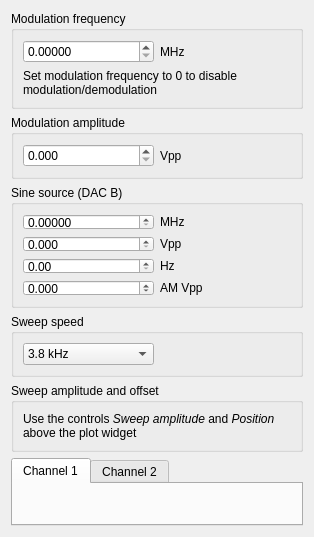
<?xml version="1.0" encoding="UTF-8"?>
<ui version="4.0">
 <class>Form</class>
 <widget class="QWidget" name="Form">
  <property name="enabled">
   <bool>true</bool>
  </property>
  <property name="geometry">
   <rect>
    <x>0</x>
    <y>0</y>
    <width>314</width>
    <height>496</height>
   </rect>
  </property>
  <property name="windowTitle">
   <string>Form</string>
  </property>
  <layout class="QVBoxLayout" name="verticalLayout">
   <item>
    <widget class="QGroupBox" name="modulation_frequency_group">
     <property name="title">
      <string>Modulation frequency</string>
     </property>
     <layout class="QVBoxLayout" name="verticalLayout_5">
      <item>
       <layout class="QHBoxLayout" name="horizontalLayout_6">
        <item>
         <widget class="CustomDoubleSpinBoxNoSign" name="modulationFrequencySpinBox">
          <property name="decimals">
           <number>5</number>
          </property>
         </widget>
        </item>
        <item>
         <widget class="QLabel" name="label_5">
          <property name="text">
           <string>MHz</string>
          </property>
         </widget>
        </item>
       </layout>
      </item>
      <item>
       <widget class="QLabel" name="label_3">
        <property name="text">
         <string>Set modulation frequency to 0 to disable modulation/demodulation</string>
        </property>
        <property name="wordWrap">
         <bool>true</bool>
        </property>
       </widget>
      </item>
     </layout>
    </widget>
   </item>
   <item>
    <widget class="QGroupBox" name="modulation_amplitude_group">
     <property name="title">
      <string>Modulation amplitude</string>
     </property>
     <layout class="QVBoxLayout" name="verticalLayout_2">
      <item>
       <layout class="QHBoxLayout" name="horizontalLayout_2">
        <item>
         <widget class="CustomDoubleSpinBoxNoSign" name="modulationAmplitudeSpinBox">
          <property name="decimals">
           <number>3</number>
          </property>
          <property name="maximum">
           <double>2.000000000000000</double>
          </property>
          <property name="singleStep">
           <double>0.100000000000000</double>
          </property>
         </widget>
        </item>
        <item>
         <widget class="QLabel" name="label">
          <property name="text">
           <string>Vpp</string>
          </property>
         </widget>
        </item>
       </layout>
      </item>
     </layout>
    </widget>
   </item>
   <item>
    <widget class="QGroupBox" name="sine_source_group">
     <property name="title">
      <string>Sine source (DAC B)</string>
     </property>
     <layout class="QVBoxLayout" name="verticalLayout_6">
      <item>
       <layout class="QHBoxLayout" name="horizontalLayout_7">
        <item>
         <widget class="CustomDoubleSpinBoxNoSign" name="sineSourceFrequencySpinBox">
          <property name="decimals">
           <number>5</number>
          </property>
         </widget>
        </item>
        <item>
         <widget class="QLabel" name="label_6">
          <property name="text">
           <string>MHz</string>
          </property>
         </widget>
        </item>
       </layout>
      </item>
      <item>
       <layout class="QHBoxLayout" name="horizontalLayout_8">
        <item>
         <widget class="CustomDoubleSpinBoxNoSign" name="sineSourceAmplitudeSpinBox">
          <property name="decimals">
           <number>3</number>
          </property>
          <property name="maximum">
           <double>2.000000000000000</double>
          </property>
          <property name="singleStep">
           <double>0.100000000000000</double>
          </property>
         </widget>
        </item>
        <item>
         <widget class="QLabel" name="label_7">
          <property name="text">
           <string>Vpp</string>
          </property>
         </widget>
        </item>
       </layout>
      </item>
      <item>
       <layout class="QHBoxLayout" name="horizontalLayout_9">
       <item>
        <widget class="CustomDoubleSpinBoxNoSign" name="sineSourceAmFrequencySpinBox">
         <property name="decimals">
           <number>2</number>
          </property>
          <property name="maximum">
           <double>1000000.000000000000000</double>
          </property>
          <property name="singleStep">
           <double>10.000000000000000</double>
          </property>
         </widget>
        </item>
        <item>
         <widget class="QLabel" name="label_8">
          <property name="text">
           <string>Hz</string>
          </property>
         </widget>
        </item>
       </layout>
      </item>
      <item>
       <layout class="QHBoxLayout" name="horizontalLayout_10">
        <item>
        <widget class="CustomDoubleSpinBox" name="sineSourceAmAmplitudeSpinBox">
          <property name="decimals">
           <number>3</number>
          </property>
          <property name="minimum">
           <double>-2.000000000000000</double>
          </property>
          <property name="maximum">
           <double>2.000000000000000</double>
          </property>
          <property name="singleStep">
           <double>0.100000000000000</double>
         </property>
        </widget>
       </item>
       <item>
        <widget class="QLabel" name="label_9">
         <property name="text">
          <string>AM Vpp</string>
         </property>
        </widget>
       </item>
      </layout>
     </item>
    </layout>
   </widget>
  </item>
   <item>
    <widget class="QGroupBox" name="groupBox_3">
     <property name="title">
      <string>Sweep speed</string>
     </property>
     <layout class="QVBoxLayout" name="verticalLayout_4">
      <item>
       <layout class="QHBoxLayout" name="horizontalLayout_5">
        <item>
         <widget class="QComboBox" name="sweepSpeedComboBox">
          <property name="sizePolicy">
           <sizepolicy hsizetype="Minimum" vsizetype="Fixed">
            <horstretch>0</horstretch>
            <verstretch>0</verstretch>
           </sizepolicy>
          </property>
          <item>
           <property name="text">
            <string>3.8 kHz</string>
           </property>
          </item>
          <item>
           <property name="text">
            <string>1.9 kHz</string>
           </property>
          </item>
          <item>
           <property name="text">
            <string>954 Hz</string>
           </property>
          </item>
          <item>
           <property name="text">
            <string>477 Hz</string>
           </property>
          </item>
          <item>
           <property name="text">
            <string>238 Hz</string>
           </property>
          </item>
          <item>
           <property name="text">
            <string>119 Hz</string>
           </property>
          </item>
          <item>
           <property name="text">
            <string>59 Hz</string>
           </property>
          </item>
          <item>
           <property name="text">
            <string>30 Hz</string>
           </property>
          </item>
          <item>
           <property name="text">
            <string>15 Hz</string>
           </property>
          </item>
          <item>
           <property name="text">
            <string>7.5 Hz</string>
           </property>
          </item>
          <item>
           <property name="text">
            <string>3.7 Hz</string>
           </property>
          </item>
          <item>
           <property name="text">
            <string>1.9 Hz</string>
           </property>
          </item>
          <item>
           <property name="text">
            <string>0.93 Hz</string>
           </property>
          </item>
          <item>
           <property name="text">
            <string>0.47 Hz</string>
           </property>
          </item>
          <item>
           <property name="text">
            <string>0.23 Hz</string>
           </property>
          </item>
          <item>
           <property name="text">
            <string>0.12 Hz</string>
           </property>
          </item>
         </widget>
        </item>
        <item>
         <widget class="QLabel" name="label_2">
          <property name="text">
           <string/>
          </property>
         </widget>
        </item>
       </layout>
      </item>
     </layout>
    </widget>
   </item>
   <item>
    <widget class="QGroupBox" name="groupBox_2">
     <property name="title">
      <string>Sweep amplitude and offset</string>
     </property>
     <layout class="QVBoxLayout" name="verticalLayout_3">
      <item>
       <widget class="QLabel" name="label_4">
        <property name="text">
         <string>&lt;html&gt;&lt;head/&gt;&lt;body&gt;&lt;p&gt;Use the controls &lt;span style=&quot; font-style:italic;&quot;&gt;Sweep amplitude&lt;/span&gt; and &lt;span style=&quot; font-style:italic;&quot;&gt;Position &lt;/span&gt;above the plot widget&lt;/p&gt;&lt;/body&gt;&lt;/html&gt;</string>
        </property>
        <property name="textFormat">
         <enum>Qt::RichText</enum>
        </property>
        <property name="wordWrap">
         <bool>true</bool>
        </property>
       </widget>
      </item>
     </layout>
    </widget>
   </item>
   <item>
    <widget class="QTabWidget" name="spectroscopyTabs">
     <property name="minimumSize">
      <size>
       <width>0</width>
       <height>0</height>
      </size>
     </property>
     <property name="currentIndex">
      <number>0</number>
     </property>
     <widget class="QWidget" name="spectroscopy_channel_1_page">
      <attribute name="title">
       <string>Channel 1</string>
      </attribute>
      <layout class="QVBoxLayout" name="verticalLayout_20">
       <item>
        <widget class="SpectroscopyChannelAPanel" name="widget_4" native="true">
         <property name="minimumSize">
          <size>
           <width>0</width>
           <height>0</height>
          </size>
         </property>
        </widget>
       </item>
      </layout>
     </widget>
     <widget class="QWidget" name="spectroscopy_channel_2_page">
      <attribute name="title">
       <string>Channel 2</string>
      </attribute>
      <layout class="QVBoxLayout" name="verticalLayout_19">
       <item>
        <widget class="QLabel" name="spectroscopyBPanelDisabled">
         <property name="text">
          <string>Enable dual channel spectroscopy in &quot;General&quot; tab in order to use the second channel.</string>
         </property>
         <property name="alignment">
          <set>Qt::AlignJustify|Qt::AlignTop</set>
         </property>
         <property name="wordWrap">
          <bool>true</bool>
         </property>
        </widget>
       </item>
       <item>
        <widget class="SpectroscopyChannelBPanel" name="spectroscopyBPanel" native="true"/>
       </item>
      </layout>
     </widget>
    </widget>
   </item>
   <item>
    <spacer name="verticalSpacer">
     <property name="orientation">
      <enum>Qt::Vertical</enum>
     </property>
     <property name="sizeHint" stdset="0">
      <size>
       <width>20</width>
       <height>0</height>
      </size>
     </property>
    </spacer>
   </item>
  </layout>
 </widget>
 <customwidgets>
  <customwidget>
   <class>CustomDoubleSpinBoxNoSign</class>
   <extends>QDoubleSpinBox</extends>
   <header location="global">spin_box.h</header>
  </customwidget>
  <customwidget>
   <class>CustomDoubleSpinBox</class>
   <extends>QDoubleSpinBox</extends>
   <header location="global">spin_box.h</header>
  </customwidget>
  <customwidget>
   <class>SpectroscopyChannelBPanel</class>
   <extends>QWidget</extends>
   <header location="global">spectroscopy_panel.h</header>
   <container>1</container>
  </customwidget>
  <customwidget>
   <class>SpectroscopyChannelAPanel</class>
   <extends>QWidget</extends>
   <header location="global">spectroscopy_panel.h</header>
   <container>1</container>
  </customwidget>
 </customwidgets>
 <resources/>
 <connections/>
</ui>
